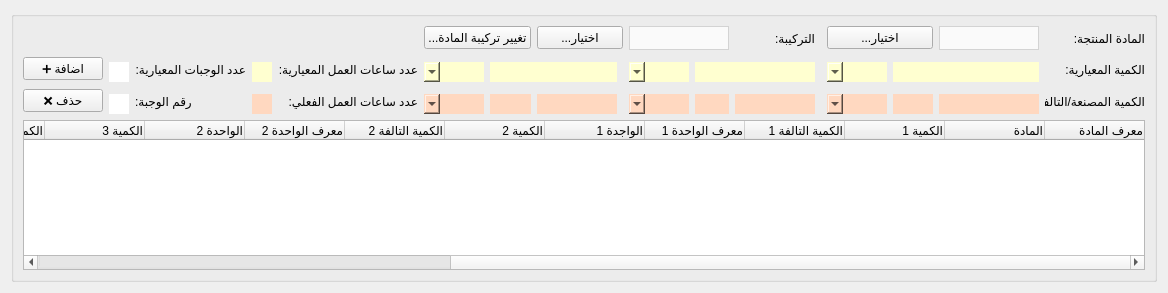
     <widget class="QWidget" name="page">
      <property name="geometry">
       <rect>
        <x>0</x>
        <y>0</y>
        <width>1165</width>
        <height>293</height>
       </rect>
      </property>
      <attribute name="label">
       <string>المواد المصنعة</string>
      </attribute>
      <layout class="QGridLayout" name="gridLayout_7">
       <item row="0" column="0">
        <widget class="QGroupBox" name="quantities_groupbox">
         <property name="maximumSize">
          <size>
           <width>16777215</width>
           <height>16777215</height>
          </size>
         </property>
         <property name="layoutDirection">
          <enum>Qt::RightToLeft</enum>
         </property>
         <property name="title">
          <string/>
         </property>
         <layout class="QGridLayout" name="gridLayout_11">
          <item row="0" column="0">
           <widget class="QLabel" name="label_15">
            <property name="maximumSize">
             <size>
              <width>200</width>
              <height>16777215</height>
             </size>
            </property>
            <property name="text">
             <string>المادة المنتجة:</string>
            </property>
           </widget>
          </item>
          <item row="0" column="1">
           <widget class="QComboBox" name="produced_material_combobox">
            <property name="enabled">
             <bool>false</bool>
            </property>
            <property name="minimumSize">
             <size>
              <width>100</width>
              <height>0</height>
             </size>
            </property>
            <property name="layoutDirection">
             <enum>Qt::RightToLeft</enum>
            </property>
            <property name="styleSheet">
             <string notr="true">QComboBox {
        background-color: #fafafa;
        border: 1px solid lightgrey;		
		height: 22px;
		color: black;
    }
    QComboBox::drop-down {
        border: none;
    }</string>
            </property>
           </widget>
          </item>
          <item row="0" column="2" colspan="2">
           <widget class="QPushButton" name="select_produced_material_btn">
            <property name="text">
             <string>...اختيار</string>
            </property>
           </widget>
          </item>
          <item row="0" column="5">
           <widget class="QLabel" name="label_27">
            <property name="maximumSize">
             <size>
              <width>200</width>
              <height>16777215</height>
             </size>
            </property>
            <property name="text">
             <string>التركيبة:</string>
            </property>
           </widget>
          </item>
          <item row="0" column="6" colspan="2">
           <widget class="QComboBox" name="composition_combobox">
            <property name="enabled">
             <bool>false</bool>
            </property>
            <property name="minimumSize">
             <size>
              <width>100</width>
              <height>0</height>
             </size>
            </property>
            <property name="layoutDirection">
             <enum>Qt::RightToLeft</enum>
            </property>
            <property name="styleSheet">
             <string notr="true">QComboBox {
        background-color: #fafafa;
        border: 1px solid lightgrey;		
		height: 22px;
		color: black;
    }
    QComboBox::drop-down {
        border: none;
    }</string>
            </property>
           </widget>
          </item>
          <item row="0" column="8" colspan="2">
           <widget class="QPushButton" name="select_composition_btn">
            <property name="text">
             <string>...اختيار</string>
            </property>
           </widget>
          </item>
          <item row="0" column="10" colspan="2">
           <widget class="QPushButton" name="add_composition_material_btn">
            <property name="text">
             <string>...تغيير تركيبة المادة</string>
            </property>
           </widget>
          </item>
          <item row="1" column="0" rowspan="2">
           <widget class="QLabel" name="label_5">
            <property name="maximumSize">
             <size>
              <width>200</width>
              <height>16777215</height>
             </size>
            </property>
            <property name="text">
             <string>الكمية المعيارية:</string>
            </property>
           </widget>
          </item>
          <item row="1" column="4" rowspan="2" colspan="2">
           <widget class="QLabel" name="label_16">
            <property name="maximumSize">
             <size>
              <width>20</width>
              <height>16777215</height>
             </size>
            </property>
            <property name="text">
             <string>=</string>
            </property>
            <property name="alignment">
             <set>Qt::AlignCenter</set>
            </property>
           </widget>
          </item>
          <item row="1" column="8" rowspan="2" colspan="2">
           <widget class="QLabel" name="label_18">
            <property name="text">
             <string>=</string>
            </property>
            <property name="alignment">
             <set>Qt::AlignCenter</set>
            </property>
           </widget>
          </item>
          <item row="1" column="12" rowspan="2">
           <widget class="QLabel" name="label_7">
            <property name="text">
             <string>عدد ساعات العمل المعيارية:</string>
            </property>
           </widget>
          </item>
          <item row="1" column="14" rowspan="2">
           <widget class="QLabel" name="label_11">
            <property name="text">
             <string>عدد الوجبات المعيارية:</string>
            </property>
           </widget>
          </item>
          <item row="1" column="16" rowspan="2">
           <widget class="QPushButton" name="add_produced_material_btn">
            <property name="text">
             <string>➕ اضافة</string>
            </property>
           </widget>
          </item>
          <item row="2" column="1" colspan="2">
           <widget class="QLineEdit" name="standard_quantity1_input">
            <property name="enabled">
             <bool>false</bool>
            </property>
            <property name="minimumSize">
             <size>
              <width>120</width>
              <height>20</height>
             </size>
            </property>
            <property name="maximumSize">
             <size>
              <width>200</width>
              <height>16777215</height>
             </size>
            </property>
            <property name="styleSheet">
             <string notr="true">background: #FFFFD0;
color: black;
border: 0px

</string>
            </property>
           </widget>
          </item>
          <item row="2" column="3">
           <widget class="QComboBox" name="standard_unit1_combobox">
            <property name="enabled">
             <bool>false</bool>
            </property>
            <property name="minimumSize">
             <size>
              <width>0</width>
              <height>20</height>
             </size>
            </property>
            <property name="styleSheet">
             <string notr="true">background: #FFFFD0;
color: black;
border: 0px

</string>
            </property>
           </widget>
          </item>
          <item row="2" column="5" colspan="2">
           <widget class="QLineEdit" name="standard_quantity2_input">
            <property name="enabled">
             <bool>false</bool>
            </property>
            <property name="minimumSize">
             <size>
              <width>0</width>
              <height>20</height>
             </size>
            </property>
            <property name="maximumSize">
             <size>
              <width>200</width>
              <height>16777215</height>
             </size>
            </property>
            <property name="styleSheet">
             <string notr="true">background: #FFFFD0;
color: black;
border: 0px

</string>
            </property>
           </widget>
          </item>
          <item row="2" column="7">
           <widget class="QComboBox" name="standard_unit2_combobox">
            <property name="enabled">
             <bool>false</bool>
            </property>
            <property name="minimumSize">
             <size>
              <width>0</width>
              <height>20</height>
             </size>
            </property>
            <property name="styleSheet">
             <string notr="true">background: #FFFFD0;
color: black;
border: 0px

</string>
            </property>
           </widget>
          </item>
          <item row="2" column="9" colspan="2">
           <widget class="QLineEdit" name="standard_quantity3_input">
            <property name="enabled">
             <bool>false</bool>
            </property>
            <property name="minimumSize">
             <size>
              <width>0</width>
              <height>20</height>
             </size>
            </property>
            <property name="maximumSize">
             <size>
              <width>200</width>
              <height>16777215</height>
             </size>
            </property>
            <property name="styleSheet">
             <string notr="true">background: #FFFFD0;
color: black;
border: 0px

</string>
            </property>
           </widget>
          </item>
          <item row="2" column="11">
           <widget class="QComboBox" name="standard_unit3_combobox">
            <property name="enabled">
             <bool>false</bool>
            </property>
            <property name="minimumSize">
             <size>
              <width>0</width>
              <height>20</height>
             </size>
            </property>
            <property name="styleSheet">
             <string notr="true">background: #FFFFD0;
color: black;
border: 0px

</string>
            </property>
           </widget>
          </item>
          <item row="2" column="13">
           <widget class="QLineEdit" name="standard_work_hours_input">
            <property name="enabled">
             <bool>false</bool>
            </property>
            <property name="minimumSize">
             <size>
              <width>0</width>
              <height>20</height>
             </size>
            </property>
            <property name="maximumSize">
             <size>
              <width>100</width>
              <height>16777215</height>
             </size>
            </property>
            <property name="styleSheet">
             <string notr="true">background: #FFFFD0;
color: black;
border: 0px

</string>
            </property>
           </widget>
          </item>
          <item row="2" column="15">
           <widget class="QLineEdit" name="standard_new_batches_count">
            <property name="enabled">
             <bool>false</bool>
            </property>
            <property name="minimumSize">
             <size>
              <width>0</width>
              <height>20</height>
             </size>
            </property>
            <property name="maximumSize">
             <size>
              <width>100</width>
              <height>16777215</height>
             </size>
            </property>
            <property name="styleSheet">
             <string notr="true">background: #FFFFFF;
color: black;
border: 0px</string>
            </property>
           </widget>
          </item>
          <item row="3" column="0" rowspan="2">
           <widget class="QLabel" name="label_6">
            <property name="maximumSize">
             <size>
              <width>100</width>
              <height>16777215</height>
             </size>
            </property>
            <property name="text">
             <string>الكمية المصنعة/التالفة:</string>
            </property>
           </widget>
          </item>
          <item row="3" column="4" rowspan="2" colspan="2">
           <widget class="QLabel" name="label_17">
            <property name="maximumSize">
             <size>
              <width>20</width>
              <height>16777215</height>
             </size>
            </property>
            <property name="text">
             <string>=</string>
            </property>
            <property name="alignment">
             <set>Qt::AlignCenter</set>
            </property>
           </widget>
          </item>
          <item row="3" column="8" rowspan="2" colspan="2">
           <widget class="QLabel" name="label_19">
            <property name="text">
             <string>=</string>
            </property>
            <property name="alignment">
             <set>Qt::AlignCenter</set>
            </property>
           </widget>
          </item>
          <item row="3" column="12" rowspan="2">
           <widget class="QLabel" name="label_8">
            <property name="text">
             <string>عدد ساعات العمل الفعلي:</string>
            </property>
           </widget>
          </item>
          <item row="3" column="14" rowspan="2">
           <widget class="QLabel" name="label_12">
            <property name="text">
             <string>رقم الوجبة:</string>
            </property>
            <property name="textFormat">
             <enum>Qt::AutoText</enum>
            </property>
            <property name="alignment">
             <set>Qt::AlignRight|Qt::AlignTrailing|Qt::AlignVCenter</set>
            </property>
           </widget>
          </item>
          <item row="3" column="16" rowspan="2">
           <widget class="QPushButton" name="remove_material">
            <property name="text">
             <string>❌ حذف</string>
            </property>
           </widget>
          </item>
          <item row="4" column="1">
           <widget class="QLineEdit" name="produced_quantity1_input">
            <property name="minimumSize">
             <size>
              <width>0</width>
              <height>20</height>
             </size>
            </property>
            <property name="maximumSize">
             <size>
              <width>200</width>
              <height>16777215</height>
             </size>
            </property>
            <property name="styleSheet">
             <string>background: #FFD8C0;
color: black;
border: 0px</string>
            </property>
           </widget>
          </item>
          <item row="4" column="2">
           <widget class="QLineEdit" name="damaged_quantity1_input">
            <property name="minimumSize">
             <size>
              <width>40</width>
              <height>20</height>
             </size>
            </property>
            <property name="maximumSize">
             <size>
              <width>80</width>
              <height>16777215</height>
             </size>
            </property>
            <property name="styleSheet">
             <string>background: #FFD8C0;
color: black;
border: 0px</string>
            </property>
            <property name="text">
             <string/>
            </property>
           </widget>
          </item>
          <item row="4" column="3">
           <widget class="QComboBox" name="produced_unit1_combobox">
            <property name="enabled">
             <bool>false</bool>
            </property>
            <property name="minimumSize">
             <size>
              <width>0</width>
              <height>20</height>
             </size>
            </property>
            <property name="styleSheet">
             <string notr="true">background: #FFD8C0;
color: black;
border: 0px</string>
            </property>
           </widget>
          </item>
          <item row="4" column="5">
           <widget class="QLineEdit" name="produced_quantity2_input">
            <property name="enabled">
             <bool>true</bool>
            </property>
            <property name="minimumSize">
             <size>
              <width>80</width>
              <height>20</height>
             </size>
            </property>
            <property name="maximumSize">
             <size>
              <width>80</width>
              <height>16777215</height>
             </size>
            </property>
            <property name="styleSheet">
             <string notr="true">background: #FFD8C0;
color: black;
border: 0px</string>
            </property>
           </widget>
          </item>
          <item row="4" column="6">
           <widget class="QLineEdit" name="damaged_quantity2_input">
            <property name="minimumSize">
             <size>
              <width>0</width>
              <height>20</height>
             </size>
            </property>
            <property name="maximumSize">
             <size>
              <width>100</width>
              <height>16777215</height>
             </size>
            </property>
            <property name="styleSheet">
             <string>background: #FFD8C0;
color: black;
border: 0px</string>
            </property>
           </widget>
          </item>
          <item row="4" column="7">
           <widget class="QComboBox" name="produced_unit2_combobox">
            <property name="enabled">
             <bool>false</bool>
            </property>
            <property name="minimumSize">
             <size>
              <width>0</width>
              <height>20</height>
             </size>
            </property>
            <property name="styleSheet">
             <string notr="true">background: #FFD8C0;
color: black;
border: 0px</string>
            </property>
           </widget>
          </item>
          <item row="4" column="9">
           <widget class="QLineEdit" name="produced_quantity3_input">
            <property name="enabled">
             <bool>true</bool>
            </property>
            <property name="minimumSize">
             <size>
              <width>80</width>
              <height>20</height>
             </size>
            </property>
            <property name="maximumSize">
             <size>
              <width>100</width>
              <height>16777215</height>
             </size>
            </property>
            <property name="styleSheet">
             <string notr="true">background: #FFD8C0;
color: black;
border: 0px</string>
            </property>
           </widget>
          </item>
          <item row="4" column="10">
           <widget class="QLineEdit" name="damaged_quantity3_input">
            <property name="minimumSize">
             <size>
              <width>0</width>
              <height>20</height>
             </size>
            </property>
            <property name="maximumSize">
             <size>
              <width>100</width>
              <height>16777215</height>
             </size>
            </property>
            <property name="styleSheet">
             <string>background: #FFD8C0;
color: black;
border: 0px</string>
            </property>
           </widget>
          </item>
          <item row="4" column="11">
           <widget class="QComboBox" name="produced_unit3_combobox">
            <property name="enabled">
             <bool>false</bool>
            </property>
            <property name="minimumSize">
             <size>
              <width>0</width>
              <height>20</height>
             </size>
            </property>
            <property name="styleSheet">
             <string notr="true">background: #FFD8C0;
color: black;
border: 0px</string>
            </property>
           </widget>
          </item>
          <item row="4" column="13">
           <widget class="QLineEdit" name="working_hours_input">
            <property name="minimumSize">
             <size>
              <width>0</width>
              <height>20</height>
             </size>
            </property>
            <property name="maximumSize">
             <size>
              <width>100</width>
              <height>16777215</height>
             </size>
            </property>
            <property name="styleSheet">
             <string>background: #FFD8C0;
color: black;
border: 0px</string>
            </property>
           </widget>
          </item>
          <item row="4" column="15">
           <widget class="QLineEdit" name="batch_number_input">
            <property name="enabled">
             <bool>true</bool>
            </property>
            <property name="minimumSize">
             <size>
              <width>0</width>
              <height>20</height>
             </size>
            </property>
            <property name="maximumSize">
             <size>
              <width>100</width>
              <height>16777215</height>
             </size>
            </property>
            <property name="styleSheet">
             <string notr="true">background: #FFFFFF;
color: black;
border: 0px</string>
            </property>
           </widget>
          </item>
          <item row="5" column="0" colspan="17">
           <widget class="QTreeWidget" name="produced_materials_tree">
            <column>
             <property name="text">
              <string>معرف المادة</string>
             </property>
             <property name="textAlignment">
              <set>AlignTrailing|AlignVCenter</set>
             </property>
            </column>
            <column>
             <property name="text">
              <string>المادة</string>
             </property>
             <property name="textAlignment">
              <set>AlignTrailing|AlignVCenter</set>
             </property>
            </column>
            <column>
             <property name="text">
              <string>الكمية 1</string>
             </property>
             <property name="textAlignment">
              <set>AlignTrailing|AlignVCenter</set>
             </property>
            </column>
            <column>
             <property name="text">
              <string>الكمية التالفة 1</string>
             </property>
             <property name="textAlignment">
              <set>AlignTrailing|AlignVCenter</set>
             </property>
            </column>
            <column>
             <property name="text">
              <string>معرف الواحدة 1</string>
             </property>
             <property name="textAlignment">
              <set>AlignTrailing|AlignVCenter</set>
             </property>
            </column>
            <column>
             <property name="text">
              <string>الواجدة 1</string>
             </property>
             <property name="textAlignment">
              <set>AlignTrailing|AlignVCenter</set>
             </property>
            </column>
            <column>
             <property name="text">
              <string>الكمية 2</string>
             </property>
             <property name="textAlignment">
              <set>AlignTrailing|AlignVCenter</set>
             </property>
            </column>
            <column>
             <property name="text">
              <string>الكمية التالفة 2</string>
             </property>
             <property name="textAlignment">
              <set>AlignTrailing|AlignVCenter</set>
             </property>
            </column>
            <column>
             <property name="text">
              <string>معرف الواحدة 2</string>
             </property>
             <property name="textAlignment">
              <set>AlignTrailing|AlignVCenter</set>
             </property>
            </column>
            <column>
             <property name="text">
              <string>الواحدة 2</string>
             </property>
             <property name="textAlignment">
              <set>AlignTrailing|AlignVCenter</set>
             </property>
            </column>
            <column>
             <property name="text">
              <string>الكمية 3</string>
             </property>
             <property name="textAlignment">
              <set>AlignTrailing|AlignVCenter</set>
             </property>
            </column>
            <column>
             <property name="text">
              <string>الكمية التالفة 3</string>
             </property>
             <property name="textAlignment">
              <set>AlignTrailing|AlignVCenter</set>
             </property>
            </column>
            <column>
             <property name="text">
              <string>معرف الواجدة 3</string>
             </property>
             <property name="textAlignment">
              <set>AlignTrailing|AlignVCenter</set>
             </property>
            </column>
            <column>
             <property name="text">
              <string>الواحدة 3</string>
             </property>
             <property name="textAlignment">
              <set>AlignTrailing|AlignVCenter</set>
             </property>
            </column>
            <column>
             <property name="text">
              <string>الساعات</string>
             </property>
             <property name="textAlignment">
              <set>AlignTrailing|AlignVCenter</set>
             </property>
            </column>
            <column>
             <property name="text">
              <string>الوجبات</string>
             </property>
             <property name="textAlignment">
              <set>AlignTrailing|AlignVCenter</set>
             </property>
            </column>
            <column>
             <property name="text">
              <string>رقم الوجبة</string>
             </property>
             <property name="textAlignment">
              <set>AlignTrailing|AlignVCenter</set>
             </property>
            </column>
            <column>
             <property name="text">
              <string>الواحدة الافتراضية</string>
             </property>
             <property name="textAlignment">
              <set>AlignTrailing|AlignVCenter</set>
             </property>
            </column>
           </widget>
          </item>
         </layout>
        </widget>
       </item>
      </layout>
     </widget>
